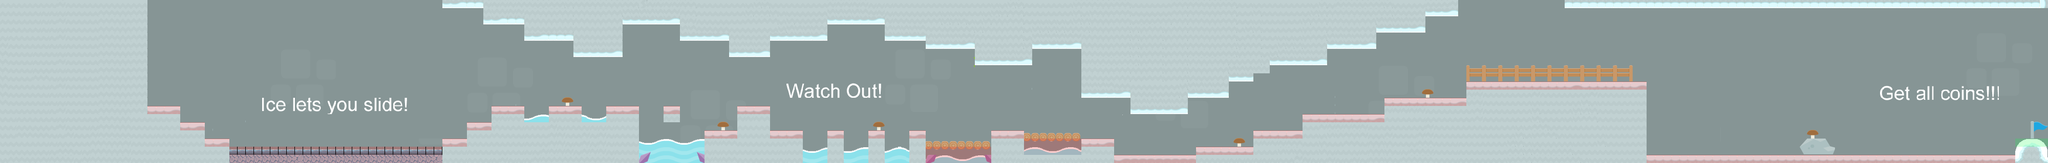

This is a level from a 2D game, rendered from its Tiled map with the project's own tilesets. A one-line summary and the map file follow, with tile-layer data summarised:
An orthogonal 250x20 tile map with 16x16 px tiles, 5 tile layers (cav, water, bg, bgtwo, ...), 5 tilesets and 14 objects (EnemyOne, EnemyTwo, Gate, star1, star2, ...).

<map version="1.0" orientation="orthogonal" width="250" height="20" tilewidth="16" tileheight="16">
 <tileset firstgid="1" name="bg_castle" tilewidth="16" tileheight="16">
  <image source="bg_castle.png" width="256" height="256" />
 </tileset>
 <tileset firstgid="257" name="tiles" tilewidth="16" tileheight="16">
  <image source="levelonetiles.png" width="400" height="400" />
 </tileset>
 <tileset firstgid="882" name="tilea1new" tilewidth="16" tileheight="16">
  <image source="watertiles.png" width="512" height="384" />
 </tileset>
 <tileset firstgid="1650" name="meta_tiles" tilewidth="16" tileheight="16" spacing="1" margin="1">
  <image source="meta_tiles.png" width="67" height="34" />
  <tile id="0">
   <properties>
    <property name="Stand" value="True" />
   </properties>
  </tile>
  <tile id="1">
   <properties>
    <property name="Ice" value="True" />
   </properties>
  </tile>
  <tile id="2">
   <properties>
    <property name="Win" value="True" />
   </properties>
  </tile>
  <tile id="3">
   <properties>
    <property name="Water" value="True" />
   </properties>
  </tile>
  <tile id="5">
   <properties>
    <property name="BlockRight" value="True" />
   </properties>
  </tile>
 </tileset>
 <tileset firstgid="1656" name="requireskey" tilewidth="16" tileheight="16" spacing="1" margin="1">
  <image source="requireskey.png" width="400" height="400" />
 </tileset>
 <layer name="cav" width="250" height="20">
  <data>[5000 cells, 5000 non-empty, 256 distinct tile ids]</data>
 </layer>
 <layer name="water" width="250" height="20">
  <data>[5000 cells, 164 non-empty, 30 distinct tile ids]</data>
 </layer>
 <layer name="bg" width="250" height="20">
  <data>[5000 cells, 3540 non-empty, 111 distinct tile ids]</data>
 </layer>
 <layer name="bgtwo" width="250" height="20">
  <data>[5000 cells, 124 non-empty, 124 distinct tile ids]</data>
 </layer>
 <layer name="block" width="250" height="20">
  <data>[5000 cells, 454 non-empty, 5 distinct tile ids]</data>
 </layer>
 <objectgroup name="Object" width="250" height="20">
  <object name="EnemyOne" x="1792" y="240" />
  <object name="EnemyTwo" x="816" y="272" />
  <object name="Gate" x="3200" y="96" />
 </objectgroup>
 <objectgroup name="starObjs" width="250" height="20">
  <object name="star1" x="1312" y="192" />
  <object name="star2" x="1712" y="240" />
  <object name="star3" x="1632" y="240" />
  <object name="star4" x="2384" y="272" />
  <object name="star5" x="2496" y="240" />
  <object name="star6" x="3872" y="288" />
  <object name="star7" x="3696" y="288" />
  <object name="star8" x="3312" y="288" />
 </objectgroup>
 <objectgroup name="moveObjs" width="250" height="20">
  <object name="Key" x="3120" y="144" />
 </objectgroup>
 <objectgroup name="powerObjs" width="250" height="20">
  <object name="shotrefill1" x="656" y="272" />
  <object name="shotrefill2" x="1632" y="208" />
 </objectgroup>
</map>
